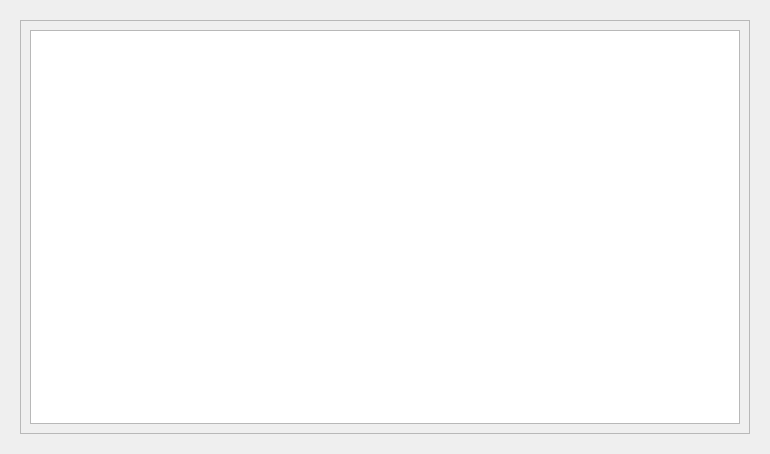
<?xml version="1.0" encoding="UTF-8"?>
<ui version="4.0">
 <class>Form</class>
 <widget class="QWidget" name="Form">
  <property name="geometry">
   <rect>
    <x>0</x>
    <y>0</y>
    <width>770</width>
    <height>454</height>
   </rect>
  </property>
  <property name="windowTitle">
   <string>Form</string>
  </property>
  <layout class="QGridLayout" name="gridLayout">
   <item row="0" column="0">
    <widget class="QWidget" name="widget" native="true">
     <layout class="QVBoxLayout" name="verticalLayout_2">
      <item>
       <widget class="QScrollArea" name="sa">
        <property name="verticalScrollBarPolicy">
         <enum>Qt::ScrollBarAlwaysOff</enum>
        </property>
        <property name="horizontalScrollBarPolicy">
         <enum>Qt::ScrollBarAlwaysOff</enum>
        </property>
        <property name="widgetResizable">
         <bool>true</bool>
        </property>
        <widget class="QWidget" name="scrollAreaWidgetContents">
         <property name="geometry">
          <rect>
           <x>0</x>
           <y>0</y>
           <width>744</width>
           <height>428</height>
          </rect>
         </property>
         <layout class="QVBoxLayout" name="verticalLayout">
          <item>
           <widget class="QGraphicsView" name="graphicsView"/>
          </item>
         </layout>
        </widget>
       </widget>
      </item>
     </layout>
    </widget>
   </item>
  </layout>
 </widget>
 <resources/>
 <connections/>
</ui>
